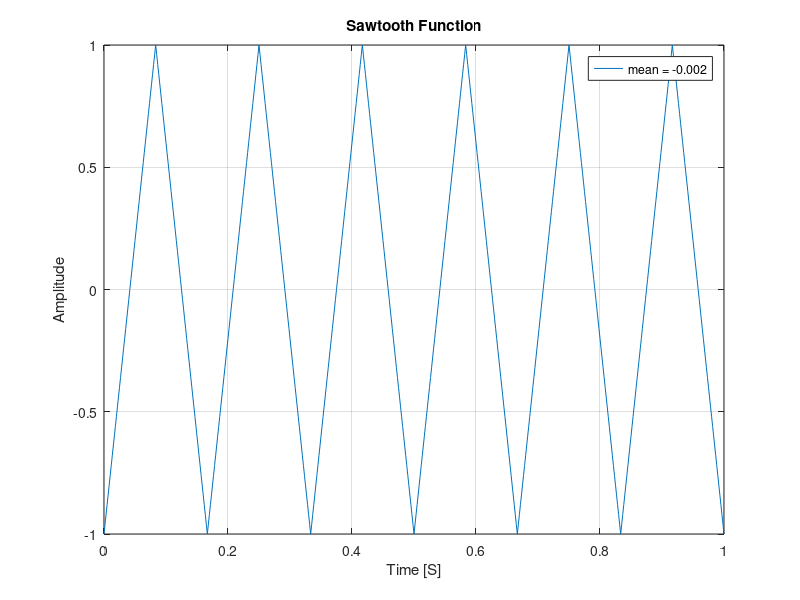

The MATLAB script that drew this image:
fs=6;
t=0:(1/(fs*100)):1; 
A=1; 
OffSet=0;
x = A*sawtooth(t*2*pi*fs, 0.5) + OffSet; 
m=mean(x); 
SD_Teor=(2*A)/(2*sqrt(2)) % Theoretical stanard deviation
SD_Real = std(x) % Real stanard deviation
plot(t,x);
grid;
title('Sawtooth Function');
xlabel('Time [S]');
ylabel('Amplitude');
legend(sprintf('mean = %.3f', m));
